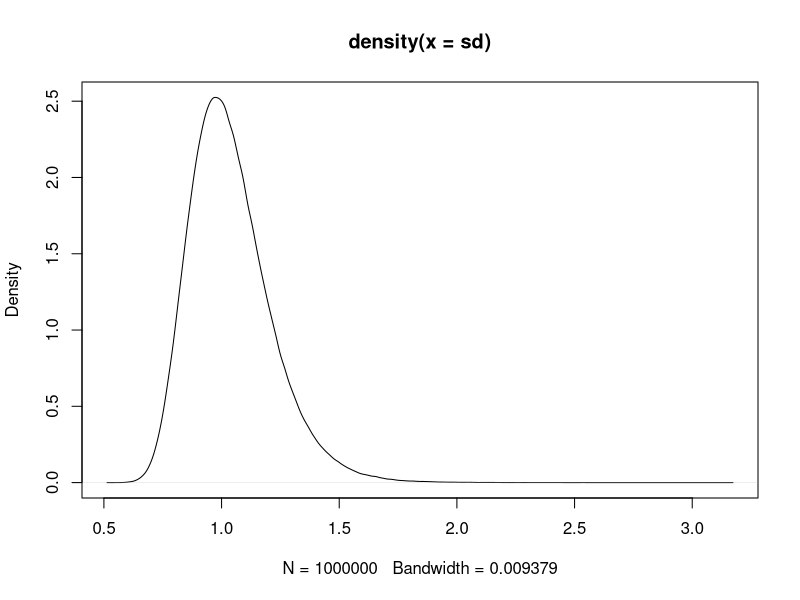
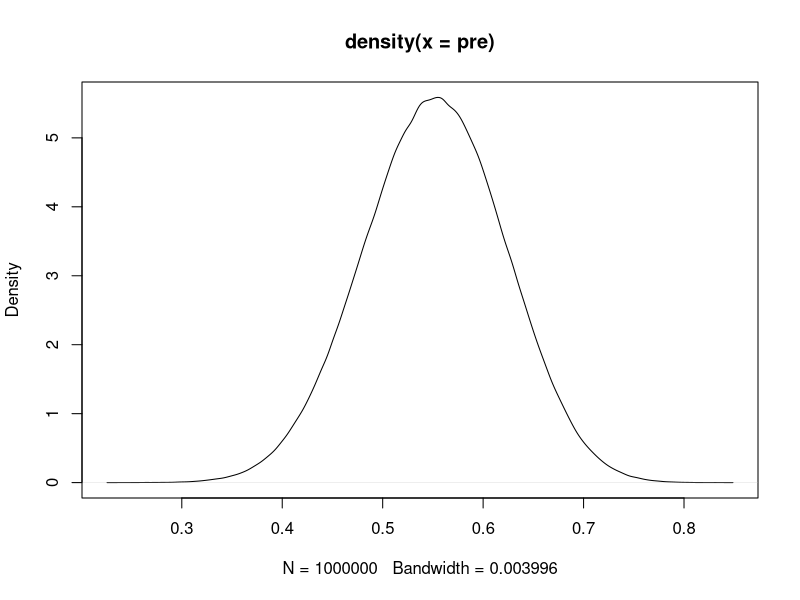
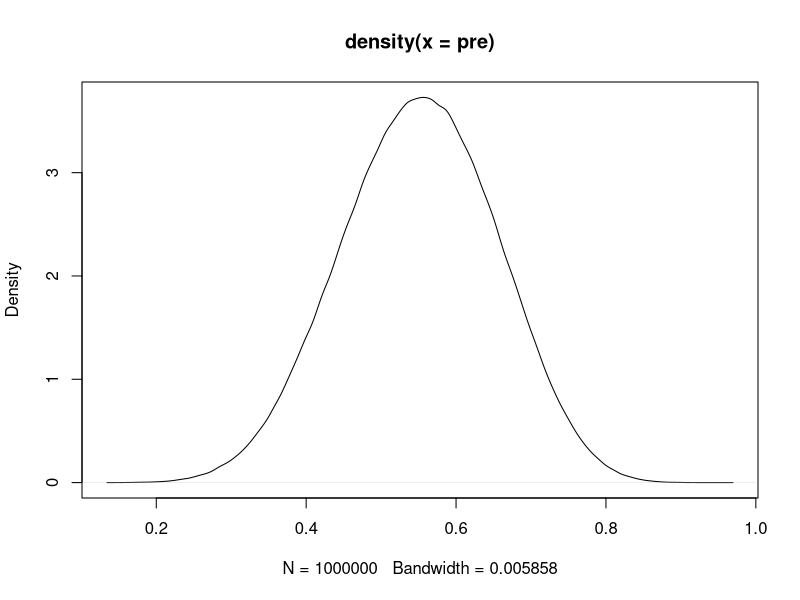
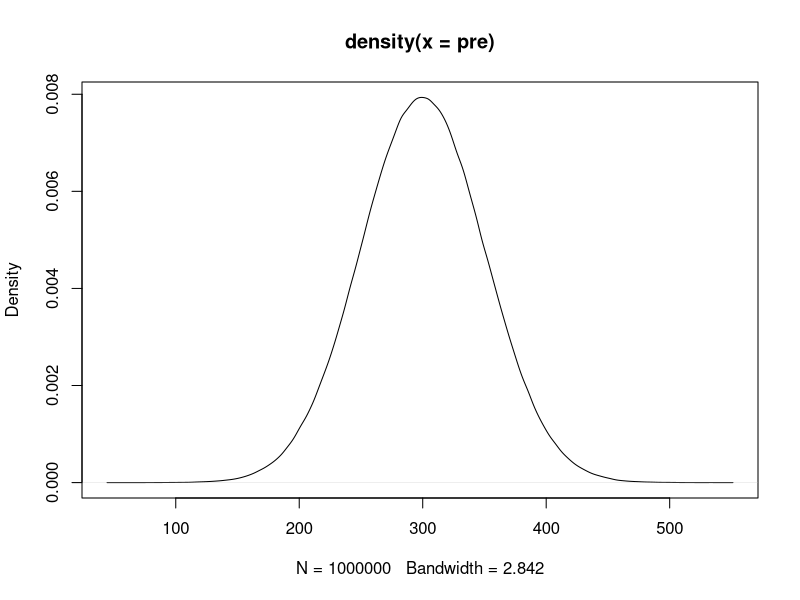

The R source for these figures, in order:
## For gamma distribution
# plot function - precision instead of sd
pg = function(shp, rt){
  pre = rgamma(1e6, shp, rt)
  sd = sqrt(1/pre)
  plot(density(sd))
}
mean = 1
var = .1
rt = mean / var
shape = mean * rt
pg(10, 10)

## For beta distribution
pb = function(shp, rt){
  pre = rbeta(1e6, shp, rt)
  plot(density(pre))
}
mean = .55
var_max = mean * (1 - mean)
var = .005
shp = mean * (mean * (1 - mean) / var - 1)
rt = (1 - mean) * (mean * (1 - mean) / var - 1)
pb(27, 22) 
pb(0.55 * 10 / 0.45, 10)
## For normal distribution
pn = function(mean, sd){
  pre = rnorm(1e6, mean, sd)
  plot(density(pre))
}
pn(300, 50)
